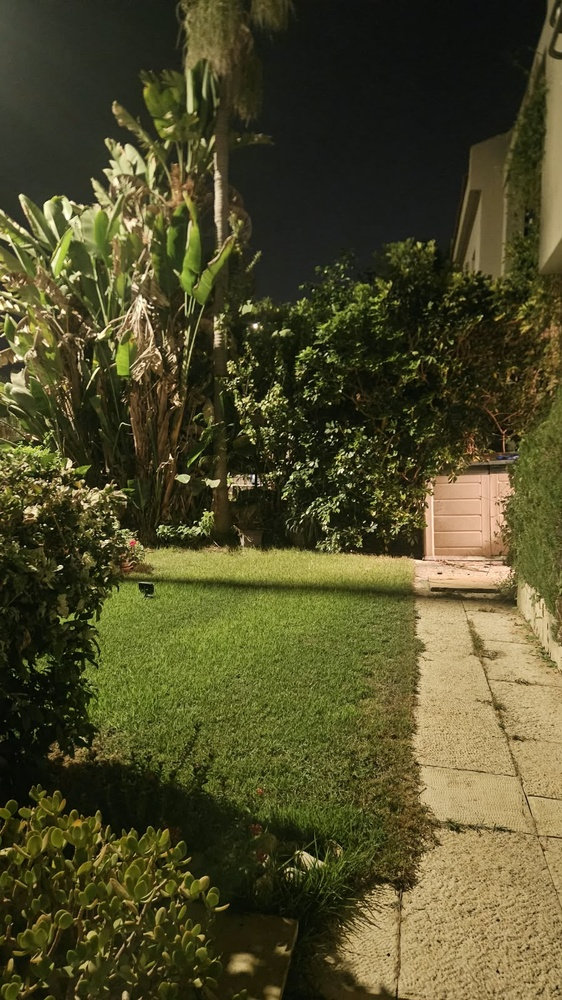
#> input picture data/real_night/01.jpg, 562 x 1000 px, shrunk from 900 x 1600 before the run
$ python merge.py --frames data/real_night --output out.png
#> lines starting #> are read from the running program, lines starting #| are printed output that depends on the picture
"""Multi-frame merge: the step that adds real signal instead of guessing it.

Averaging N frames of the same scene cuts noise by ~sqrt(N), because shot
and read noise are independent per frame while the scene is not. This is
the core of what Night Sight / HDR+ do, and it is the one thing a
single-image model fundamentally cannot do.

A static camera has an advantage a phone does not: no hand shake, so it
can integrate far more frames. See docs/RESEARCH.md sections 2 and 9.3.

Usage:
    python merge.py --frames path/to/frame_dir --output merged.png
    python merge.py --video clip.mp4 --num-frames 16 --output merged.png
"""
import argparse
import subprocess
import tempfile
from pathlib import Path

import numpy as np
from PIL import Image


def estimate_shift(ref_gray, img_gray):
    """Whole-pixel (dy, dx) that best aligns img onto ref, via phase correlation.

    Phase correlation works in the frequency domain: a spatial shift is a
    phase ramp in the FFT, so normalizing away magnitude and inverting
    leaves a single sharp peak at the shift. It is robust to the brightness
    differences between frames, which plain cross-correlation is not.
    """
    f_ref = np.fft.fft2(ref_gray)
    f_img = np.fft.fft2(img_gray)
    cross = f_ref * np.conj(f_img)
    cross /= np.abs(cross) + 1e-8          # keep phase, discard magnitude
    corr = np.fft.ifft2(cross).real

    peak = np.unravel_index(np.argmax(corr), corr.shape)
    h, w = ref_gray.shape
    # the FFT wraps, so a peak past the midpoint means a negative shift
    dy = peak[0] - h if peak[0] > h // 2 else peak[0]
    dx = peak[1] - w if peak[1] > w // 2 else peak[1]
    return dy, dx


def merge_frames(frames, align=True, reference=0):
    """Average a list of HxWx3 float arrays, optionally aligning first.

    Returns (merged, shifts). Averaging is the simplest merge and is
    optimal for independent zero-mean noise; it does ghost anything that
    moves, which is what motion masking would address later.
    """
    ref = frames[reference]
    ref_gray = ref.mean(axis=2)

    aligned, shifts = [], []
    for i, f in enumerate(frames):
        if not align or i == reference:
            aligned.append(f)
            shifts.append((0, 0))
            continue
        dy, dx = estimate_shift(ref_gray, f.mean(axis=2))
        aligned.append(np.roll(f, (dy, dx), axis=(0, 1)))
        shifts.append((dy, dx))

    return np.mean(aligned, axis=0), shifts


def frames_from_video(path, num_frames):
    """Pull the first num_frames frames out of a video with ffmpeg."""
    tmp = Path(tempfile.mkdtemp())
    subprocess.run(
        ["ffmpeg", "-loglevel", "error", "-i", str(path),
         "-vframes", str(num_frames), str(tmp / "f%04d.png")],
        check=True,
    )
    return sorted(tmp.glob("*.png"))


def load(paths):
    """Load frames as float RGB in [0,1]. Handles 8-bit images and RAW/DNG.

    RAW matters here beyond convenience: the webcam's 8-bit output was a
    hard ceiling on what merging could recover, and its already-processed
    pixels made the sensor impossible to characterise (docs/RESEARCH.md
    9.8, 9.10). DNG from the Pi is 12-bit and unprocessed, so it is read
    without white balance or auto-brightness applied - we want the sensor's
    numbers, not a rendering decision made on our behalf.
    """
    out = []
    for p in paths:
        if str(p).lower().endswith((".dng", ".arw", ".nef", ".cr2")):
            import rawpy
            with rawpy.imread(str(p)) as raw:
                rgb = raw.postprocess(gamma=(1, 1), no_auto_bright=True,
                                      use_camera_wb=False, output_bps=16)
            out.append(rgb.astype(np.float64) / 65535.0)
        else:
            out.append(np.asarray(Image.open(p).convert("RGB"), dtype=np.float64) / 255.0)
    return out


if __name__ == "__main__":
    parser = argparse.ArgumentParser(description="Merge multiple frames of one scene to cut noise")
    src = parser.add_mutually_exclusive_group(required=True)
    src.add_argument("--frames", type=str, help="Directory of already-extracted frames")
    src.add_argument("--video", type=str, help="Video file; frames are extracted with ffmpeg")
    parser.add_argument("--num-frames", type=int, default=16, help="How many frames to merge")
    parser.add_argument("--output", type=str, required=True)
    parser.add_argument("--no-align", action="store_true", help="Skip alignment (valid only for a locked-off camera)")
    args = parser.parse_args()

    if args.video:
        paths = frames_from_video(args.video, args.num_frames)
    else:
        paths = sorted(Path(args.frames).iterdir())[:args.num_frames]

    frames = load(paths)
#> frames = 2 items
    merged, shifts = merge_frames(frames, align=not args.no_align)
#> in merge_frames, `ref_gray = ref.mean(axis=2)`:
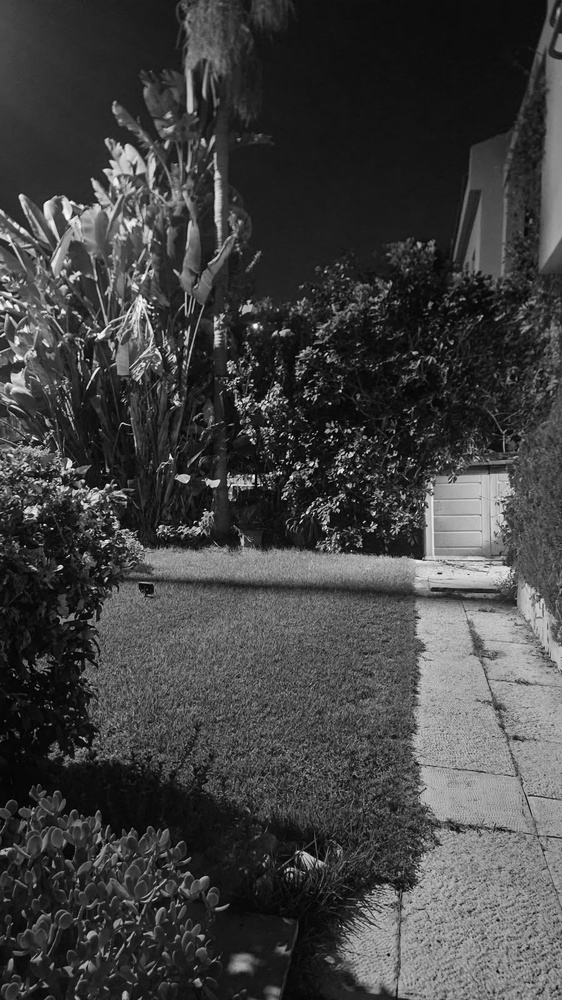
#> ref_gray: shape (1000, 562) float64; min 0.00392, max 0.984, mean 0.258
#> the loop in merge_frames, `for i, f in enumerate(frames):` made 2 passes
#> (peak in estimate_shift, h in estimate_shift, w in estimate_shift, dy, dx) on pass 2: ((339, 534), 1000, 562, 339, -28)
#> pass 2, in estimate_shift, `corr = np.fft.ifft2(cross).real`:
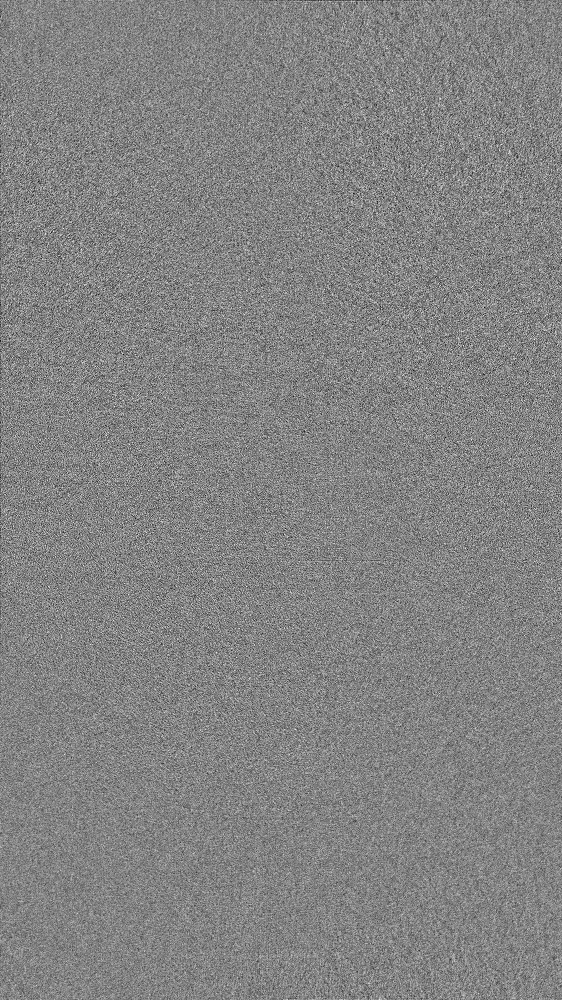
#> corr: shape (1000, 562) float64; min -0.00689, max 0.0065, mean 1.78e-06; drawn with min black and max white
#> after the loop in merge_frames, `for i, f in enumerate(frames):`: shifts = [(0, 0), (339, -28)]
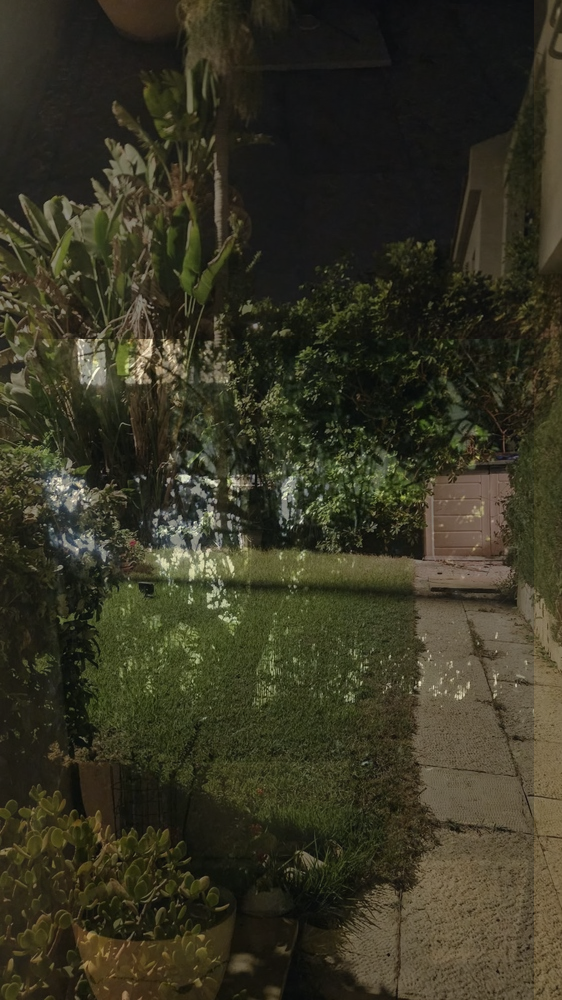
#> merged: shape (1000, 562, 3) float64; mean of channels 0, 1, 2 0.215, 0.207, 0.14; drawn as R, G, B
#> shifts = [(0, 0), (339, -28)]

    moved = [s for s in shifts if s != (0, 0)]
#> moved = [(339, -28)]
    print(f"Merged {len(frames)} frames; {len(moved)} needed alignment"
          + (f", max shift {max(max(abs(a), abs(b)) for a, b in moved)}px" if moved else ""))
#| Merged 2 frames; 1 needed alignment, max shift 339px
    Image.fromarray((merged.clip(0, 1) * 255).astype(np.uint8)).save(args.output)
    print(f"Saved {args.output}")
